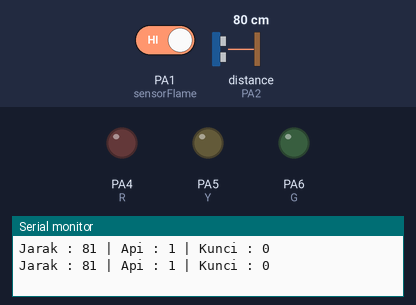
This sketch was run on a simulated STM32 Blue Pill. On the bench: output pins drawn as LEDs (lit = HIGH), the last lines printed to the serial monitor. Dashed ring = blinking. The inputs (shaded band) are chosen by the test bench; at power-on: PA1 (sensorFlame) HIGH, distance to the obstacle (sensor on PA2) 80 cm. The echo pulse lasts 58.3 µs per cm.

Above: at 1.8 s.
1.9 s: PA1 (sensorFlame) driven LOW
At 3.3 s:
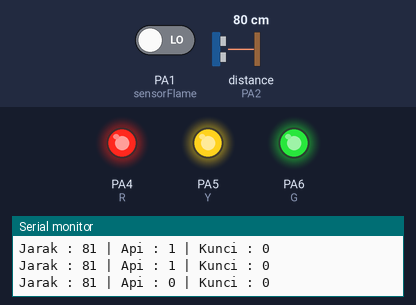
5.5 s: distance to the obstacle (sensor on PA2) set to 120 cm
At 9.4 s:
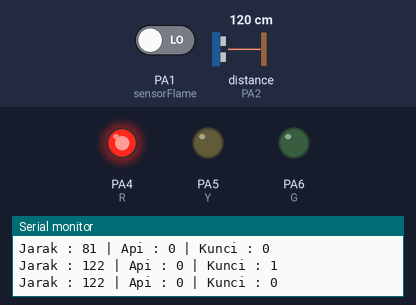
9.6 s: PA1 (sensorFlame) driven HIGH
At 10.8 s:
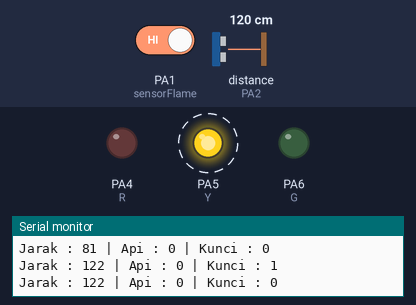
13.7 s: distance to the obstacle (sensor on PA2) set to 2 cm
Timing chart, 0 to 18.8 s (numbered marks = the images above; inputs shaded):
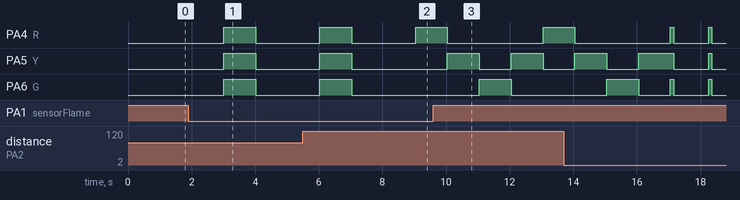

Measured:
- after the input at 1.9 s, PA4 (R), PA5 (Y), PA6 (G): LOW → HIGH after 1.1 s, → LOW 1.0 s later
- after the input at 5.5 s, PA5 (Y), PA6 (G): goes on until 7.0 s, then stays LOW

The sketch:

STM32_Soal2.ino
```cpp
//meggunakan library
#include<NewPing.h>

//inisialisasi variabel sensor ultrasonic
int trigger = PA3;
int echo = PA2;
int batas = 400;

NewPing cm(trigger, echo, batas);

//inisialisasi variable sensor flame
int sensorPIR = PA0;
int sensorFlame = PA1;

//inisialisasi variabel tambahan
int R = PA4;
int Y = PA5;
int G = PA6;
int kunci = 0;

void setup() {
  //mengatur baudrate
  Serial.begin(9600);

  //mengatur pin mode input output
//  pinMode(sensorPIR,INPUT);
  pinMode(sensorFlame,INPUT);
  pinMode(R,OUTPUT);
  pinMode(Y,OUTPUT);
  pinMode(G,OUTPUT);

}

void loop() {
  //baca data
  int readSpace = cm.ping_cm();
  int readSensorFlame = digitalRead(sensorFlame);
//  int readSensorPIR = digitalRead(sensorPIR);

  //print serial
  Serial.print("Jarak : ");
  Serial.print(readSpace);
  Serial.print(" | Api : ");
  Serial.print(readSensorFlame);
//  Serial.print(" | Motion : ");
//  Serial.print(readSensorPIR);
  Serial.print(" | Kunci : ");
  Serial.print(kunci);
  Serial.println();
  delay(1000);

//  logic
  if(readSensorFlame == 0 && kunci == 0){
    kunci = 1;
  }else if(readSensorFlame == 0 && kunci == 1){
    kunci = 0;
    digitalWrite(R,LOW);
    digitalWrite(Y,LOW);
    digitalWrite(G,LOW);
  }

  if(readSpace >= 1 && readSpace <= 50 && readSpace != 0 && kunci == 1){
    blink2();
  }else if(readSpace > 50 && readSpace <= 100 && readSpace != 0 && kunci == 1){
    blink1();
  }else if(readSpace > 100 && readSpace <= 400 && readSpace != 0 && kunci == 1){
    flipflop();
  }

}

void flipflop(){
   digitalWrite(R,HIGH);
   digitalWrite(Y,LOW);
   digitalWrite(G,LOW);
   delay(1000);
   digitalWrite(R,LOW);
   digitalWrite(Y,HIGH);
   digitalWrite(G,LOW);
   delay(1000);
   digitalWrite(R,LOW);
   digitalWrite(Y,LOW);
   digitalWrite(G,HIGH);
   delay(1000);
   digitalWrite(R,LOW);
   digitalWrite(Y,HIGH);
   digitalWrite(G,LOW);
}

void blink1(){
  digitalWrite(R,HIGH);
  digitalWrite(Y,HIGH);
  digitalWrite(G,HIGH);
  delay(1000);
  digitalWrite(R,LOW);
  digitalWrite(Y,LOW);
  digitalWrite(G,LOW);
}

void blink2(){
  digitalWrite(R,HIGH);
  digitalWrite(Y,HIGH);
  digitalWrite(G,HIGH);
  delay(100);
  digitalWrite(R,LOW);
  digitalWrite(Y,LOW);
  digitalWrite(G,LOW);
  delay(100);
}
```
